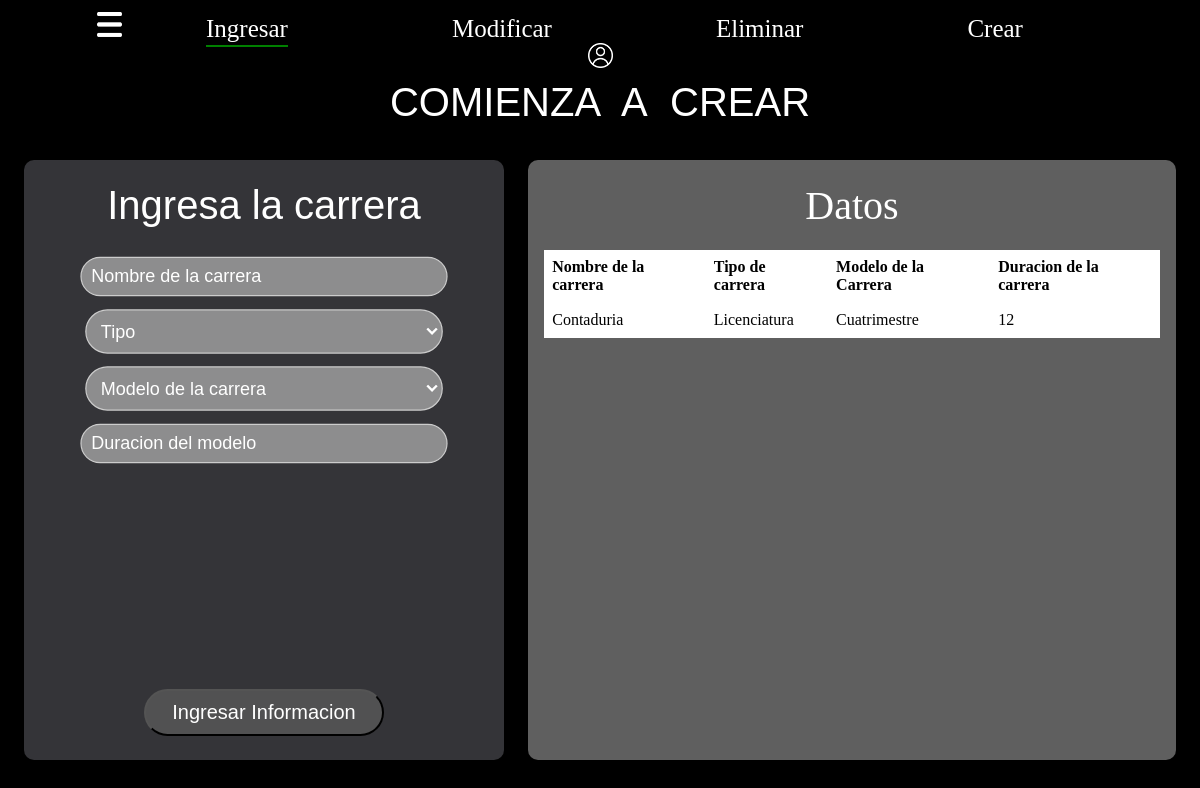
/codigo_fuente/main_carrera.php, run on the app's committed database.
### tables this page shows
CREATE TABLE `carreras` (
  `id_carrera` int(11) NOT NULL,
  `nombre_carrera` varchar(50) NOT NULL,
  `tipo` varchar(20) NOT NULL,
  `modelo` varchar(20) NOT NULL,
  `duracion` int(11) NOT NULL
);

### codigo_fuente/main_carrera.php (the view, shortened to what this page needs)
<?php
$servername = "localhost";
$username = "root";
$password = "";
$dbname = "bd_gheu";
$conn = new mysqli($servername, $username, $password, $dbname);
$sql = "SELECT * FROM carreras";
$result = $conn->query($sql);
?>
<!DOCTYPE html>
<html>
<head>
    <link rel="stylesheet" type="text/css" href="styles_main_carrera.css">
</head>
<body>
<div id="header">
  <div class="dropdown">
      <img class="dropbtn" onclick="toggleMenu()" src="img/menu.png" alt="Imagen" width="25" height="25"></img>
    <a class="opcion-destacada">Ingresar</a>
    <a href="modificar_carrera.php">Modificar</a>
    <a href="eliminar_carrera.php">Eliminar</a>
    <a href="crear.php">Crear</a>
    <a href="perfil.php">
        <img src="img/usuario.png" alt="Imagen" width="25" height="25">
      </a>
  </div>
</div>
    <div id="titulo">COMIENZA&nbsp; A&nbsp; CREAR</div>
    <div id="contenedor1">
      <div id="titulo-contenedor1">
        <p id="p">Ingresa la carrera</p>
      </div>
      <div id="ingreso-datos">
        <form action="insertar_carrera.php" method="post" >
          <div><input type="text" id="nombre_carrera" name="nombre_carrera" placeholder="Nombre de la carrera" required autocomplete="off"></div>
          <div><select id="tipo" name="tipo" required>
              <option value="" disabled selected>Tipo</option>
              <option value="TSU">TSU</option>  </select></div>
          <div><select id="tipo" name="modelo" required>
            <option value="" disabled selected>Modelo de la carrera</option>
              </select></div>
            <div>
              <input type="number" id="duracion" name="duracion" placeholder="Duracion del modelo" min="1" max="14" oninput="valorMaximo1(this)" required></div>
            </div>
        <div id="boton-contenedor1">
          <input type="submit" value="Ingresar Informacion" >
        </div>
      </div>
      <div id="contenedor2">
  <div id="titulo-contenedor2">
    <p>Datos</p>
  </div>
<div id="tabla-contenedor" class="tabla-contenedor">
<table>
        <tr>
            <th>Nombre de la carrera</th>
            <th>Tipo de carrera</th>
            <th>Modelo de la Carrera</th>
            <th>Duracion de la carrera</th>
        </tr>
        <?php
        if ($result->num_rows > 0) {
            while ($row = $result->fetch_assoc()) {
                echo "<tr>";
                echo "<td>" . $row["nombre_carrera"] . "</td>";
                echo "<td>" . $row["tipo"] . "</td>";
                echo "<td>" . $row["modelo"] . "</td>";
                echo "<td>" . $row["duracion"] . "</td>";
                echo "</tr>";
            }
        } else {
            echo "<tr><td colspan='4'>No hay datos almacenados en la tabla.</td></tr>";
        }
        ?>
    </table>
</div>
</div>
</body>
</html>

### codigo_fuente/styles_main_carrera.css (style rules this page uses)
html, body { margin: 0; padding: 0; background-color: black; }
#header { padding: 12px; text-align: center; color: white; background-color: tra; }
#header a { color: white; text-decoration: none; font-size: 25px; }
#header a:not(.dropdown) { margin: 0 80px; }
.opcion-destacada { position: relative; }
.opcion-destacada:after { content: ''; display: block; width: 100%; height: 2px; background-color: green; position: absolute; bottom: -5px; left: 0; }
.dropdown { position: relative; display: inline-block; }
.dropdown .dropbtn { cursor: pointer; }
#titulo { position: fixed; width: 96%; top: 10%; left: 2%; background-color: transparent; overflow: hidden; font-size: 40px; font-family: "Nunito", sans-serif; color: #ffffff; text-align: center; }
#contenedor1 { position: fixed; top: 20%; left: 2%; width: 40%; height: 75%; background-color: rgb(104, 104, 112, .5); color: white; overflow: hidden; border-radius: 10px; text-align: center; }
#titulo-contenedor1 { background-color: transparent; color: #ffffff; height: 15%; display: flex; justify-content: center; align-items: center; font-size: 40px; }
#ingreso-datos { background-color: transparent; height: 68%; display: flex; flex-direction: column; overflow: auto; padding-top: 2%; color: white; }
#boton-contenedor1 { background-color: transparent; color: #ffffff; height: 15%; display: flex; justify-content: center; align-items: center; padding-top: 0%; }
#contenedor1 input[type="text"]::placeholder { font-size: 15px; color: rgba(255, 255, 255, 1); }
#contenedor1 input[type="text"] { width: 60%; padding: 8px; margin-bottom: 20px; background-color: rgba(200, 200, 200, 0.6); border: 1px solid #ccc; border-radius: 60px; color: white; transform: scale(1.2); }
#contenedor1 input[type="submit"] { width: 50%; padding: 10px; border-radius: 60px; font-size: 20px; background-color: rgba(100, 100, 100, 0.6); color: white; cursor: pointer; }
#duracion { width: 60%; padding: 8px; margin-bottom: 20px; background-color: rgba(200, 200, 200, 0.6); border: 1px solid #ccc; border-radius: 60px; color: white; transform: scale(1.2); }
input[type="number"]::placeholder { font-size: 15px; color: rgba(255, 255, 255, 1); }
select option:first-child { font-size: 15px; color: rgba(255, 255, 255, 1); }
#tipo { width: 62%; padding: 8px; margin-bottom: 20px; background-color: rgba(200, 200, 200, 0.6); border: 1px solid #ccc; border-radius: 60px; color: white; transform: scale(1.2); font-size: 15px; }
#contenedor2 { position: fixed; top: 20%; left: 44%; width: 54%; height: 75%; background-color: rgb(95, 95, 95); overflow: hidden; border-radius: 10px; }
#titulo-contenedor2 { background-color: transparent; color: #ffffff; height: 15%; display: flex; justify-content: center; align-items: center; font-size: 40px; }
#tabla-contenedor { background-color: transparent; height: 85%; display: flex; flex-direction: column; overflow: auto; color: black; }
.tabla-contenedor { display: flex; }
table { width: 95%; border-collapse: collapse; margin: 0 auto; }
th, td { padding: 8px; text-align: left; border-bottom: 1px solid white; }
#p { font-family: "Nunito", sans-serif; }

### data on the page
carreras: nombre_carrera "Contaduria", tipo "Licenciatura", modelo "Cuatrimestre", duracion "12"
